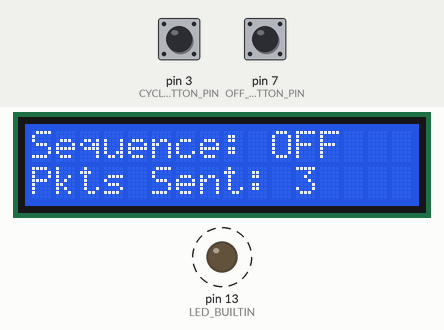
A sketch run on a simulated Arduino Uno, built with avr-gcc and run on an emulated ATmega328P. Parts: 16×2 character LCD, output pins drawn as LEDs (lit = HIGH). Dashed ring = blinking. The test bench sets the inputs (shaded band); at power-on: pin 3 (CYCLE_BUTTON_PIN) HIGH, pin 7 (OFF_BUTTON_PIN) HIGH. No radio packets arrive unless stated; pins used as bus, display or sensor lines are not drawn.

Above: at 2.3 s.
2.4 s: pin 3 (CYCLE_BUTTON_PIN) pulled LOW for 0.15 s
At 2.74 s:
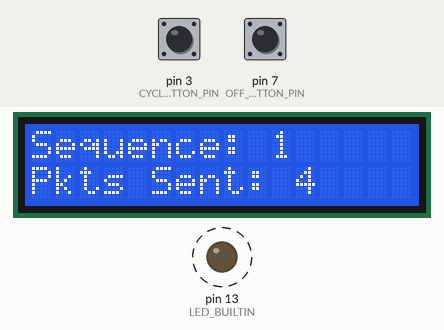
3.1 s: pin 7 (OFF_BUTTON_PIN) pulled LOW for 0.15 s
At 3.44 s:
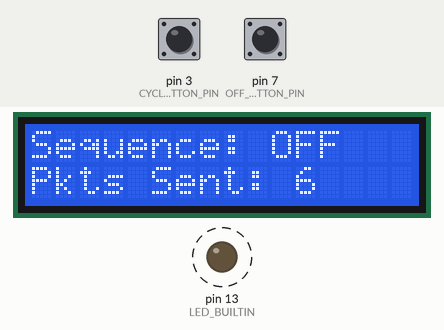
3.8 s: pin 3 (CYCLE_BUTTON_PIN) pulled LOW for 1 s
At 4.14 s:
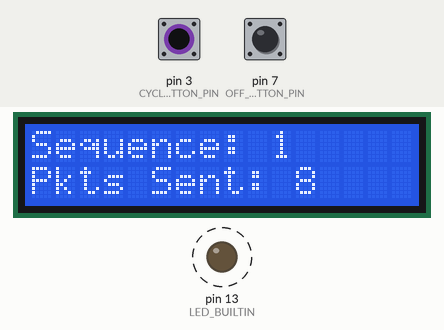
5.4 s: pin 7 (OFF_BUTTON_PIN) pulled LOW for 1 s
At 5.74 s:
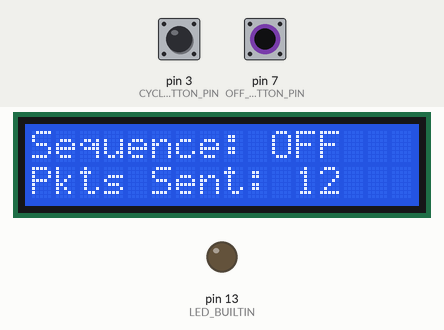
Timing chart, 0 to 8.0 s (numbered marks = the images above; inputs shaded):
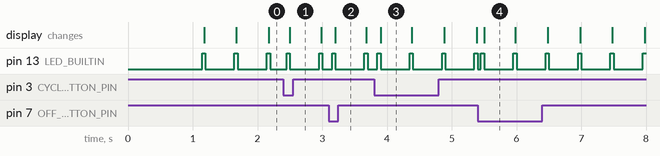

Measured:
- after the input at 2.4 s, the display: changes after 0.10 s (image 1)
- after the input at 3.1 s, the display: changes after 0.10 s (image 2)
- after the input at 3.8 s, the display: changes after 0.10 s (image 3)
- after the input at 5.4 s, the display: changes after 0.10 s (image 4)
- by itself, pin 13 (LED_BUILTIN): repeats every 0.50 s: HIGH 0.05 s, LOW 0.45 s
- what the display in image 4 shows lasts 0.5 s, from 5.5 s to 6.0 s

The sketch:

Arduino_Uno_R3_Remote_RadioHead_20250901.ino
```cpp
/**
 * @file uno_remote_radiohead.ino
 * @brief Remote control with non-blocking transmission for maximum responsiveness.
 * @version 7.3
 * @date 2025-09-01
 *
 * V7.3 Changes:
 * - Added a dedicated "OFF" button on pin 7.
 * - Restored "Summerville Band" startup message on the LCD.
 *
 * V7.2 Changes:
 * - Corrected the button debouncing logic to reliably detect every press.
 *
 * V7.1 Changes:
 * - Removed blocking `waitPacketSent()` call to ensure the main loop is never
 * halted, making the button instantly responsive.
 * - Removed the spinning heartbeat indicator from the LCD display.
 *
 * V7.0 Changes:
 * - Ported all radio functions from RadioLib to RadioHead (RH_RF69).
 * - Implemented a struct-based packet for efficient and reliable transmission.
 */

// ============================ LIBRARIES ============================
#include <SPI.h>
#include <RH_RF69.h> // Using RadioHead library
#include <Wire.h>
#include <LiquidCrystal_I2C.h>

// ====================== HARDWARE & SYSTEM CONFIG ===================
#define CYCLE_BUTTON_PIN    3
#define OFF_BUTTON_PIN      7
#define HEARTBEAT_INTERVAL  500       // Send current sequence every 500ms
#define LCD_TIMEOUT_MS      300000UL  // 5 minutes for LCD backlight timeout
#define DEBOUNCE_DELAY_MS   50        // 50ms for debounce

// --- RFM69 Radio (RadioHead Configuration) ---
#define RF69_FREQ           915.0
#define RF69_CS_PIN         10
#define RF69_INT_PIN        2
#define RF69_RST_PIN        9
const char ENCRYPTKEY[] = "GoMarchingBand!!";

// Initialize the RadioHead driver
RH_RF69 driver(RF69_CS_PIN, RF69_INT_PIN);

// --- I2C LCD ---
LiquidCrystal_I2C lcd(0x27, 16, 2);

// =========================== DATA & STATE ==========================
// Using a struct for radio packets is more efficient than strings.
struct RadioPacket {
    uint32_t packetCounter;
    uint8_t  sequenceId;
};

uint8_t currentSequence = 0; // 0 = off, 1-5 = sequences
unsigned long lastHeartbeatTime = 0;
uint32_t packetCounter = 0;

// --- Display ---
bool displayNeedsUpdate = true;
unsigned long lastActivityTime = 0;
bool lcdBacklightOn = true;

// --- Button Debouncing (Cycle Button) ---
byte cycleButtonState = HIGH;
byte lastCycleButtonState = HIGH;
unsigned long lastCycleDebounceTime = 0;

// --- Button Debouncing (Off Button) ---
byte offButtonState = HIGH;
byte lastOffButtonState = HIGH;
unsigned long lastOffDebounceTime = 0;

// --- Built-in LED blink ---
bool ledIsOn = false;
unsigned long ledOnTime = 0;


// ========================= TRANSMISSION ============================
void transmitSequence() {
    RadioPacket packet;
    packet.sequenceId = currentSequence;
    packet.packetCounter = ++packetCounter;

    driver.send((uint8_t*)&packet, sizeof(packet));

    digitalWrite(LED_BUILTIN, HIGH);
    ledIsOn = true;
    ledOnTime = millis();
}

// ======================== DISPLAY & UI =============================
void updateDisplay() {
    // Line 0: Sequence Status
    lcd.setCursor(0, 0);
    if (currentSequence == 0) {
        lcd.print(F("Sequence: OFF   ")); // Pad with spaces to clear line
    } else {
        lcd.print(F("Sequence: "));
        lcd.print(currentSequence);
        lcd.print(F("      "));
    }

    // Line 1: Packet Counter
    lcd.setCursor(0, 1);
    lcd.print(F("Pkts Sent: "));
    lcd.print(packetCounter);
    lcd.print(F("   ")); // Erase rest of line

    displayNeedsUpdate = false;
}

// ========================== BUTTON HANDLING ========================
bool checkCycleButtonPress() {
    bool pressed = false;
    int reading = digitalRead(CYCLE_BUTTON_PIN);
    if (reading != lastCycleButtonState) { lastCycleDebounceTime = millis(); }
    if ((millis() - lastCycleDebounceTime) > DEBOUNCE_DELAY_MS) {
        if (reading != cycleButtonState) {
            cycleButtonState = reading;
            if (cycleButtonState == LOW) { pressed = true; }
        }
    }
    lastCycleButtonState = reading;
    return pressed;
}

bool checkOffButtonPress() {
    bool pressed = false;
    int reading = digitalRead(OFF_BUTTON_PIN);
    if (reading != lastOffButtonState) { lastOffDebounceTime = millis(); }
    if ((millis() - lastOffDebounceTime) > DEBOUNCE_DELAY_MS) {
        if (reading != offButtonState) {
            offButtonState = reading;
            if (offButtonState == LOW) { pressed = true; }
        }
    }
    lastOffButtonState = reading;
    return pressed;
}


// =============================== SETUP =============================
void setup() {
    Serial.begin(115200);
    pinMode(LED_BUILTIN, OUTPUT);
    pinMode(CYCLE_BUTTON_PIN, INPUT_PULLUP);
    pinMode(OFF_BUTTON_PIN, INPUT_PULLUP);
    pinMode(RF69_RST_PIN, OUTPUT);
    digitalWrite(RF69_RST_PIN, LOW);

    lcd.init();
    lcd.backlight();
    lcd.setCursor(0, 0);
    lcd.print(F("Summerville Band"));
    lcd.setCursor(0, 1);
    lcd.print(F("Initializing..."));
    delay(1000);

    // --- RadioHead Initialization Sequence ---
    digitalWrite(RF69_RST_PIN, HIGH);
    delay(10);
    digitalWrite(RF69_RST_PIN, LOW);
    delay(10);

    if (!driver.init()) {
        lcd.clear();
        lcd.setCursor(0, 0);
        lcd.print(F("RADIO FAIL!"));
        while (true);
    }

    if (!driver.setFrequency(RF69_FREQ)) {
        lcd.clear();
        lcd.setCursor(0, 0);
        lcd.print(F("FREQ SET FAIL!"));
        while (true);
    }

    driver.setTxPower(20, true);
    driver.setEncryptionKey((uint8_t*)ENCRYPTKEY);

    lastActivityTime = millis();
    updateDisplay();
}

// ================================ LOOP =============================
void loop() {
    // 1. Handle Input
    if (checkCycleButtonPress()) {
        lastActivityTime = millis();
        if (!lcdBacklightOn) { lcd.backlight(); lcdBacklightOn = true; }

        currentSequence++;
        if (currentSequence > 5) {
            currentSequence = 0;
        }

        transmitSequence();
        lastHeartbeatTime = millis();
        displayNeedsUpdate = true;
    }

    if (checkOffButtonPress()) {
        lastActivityTime = millis();
        if (!lcdBacklightOn) { lcd.backlight(); lcdBacklightOn = true; }

        if (currentSequence != 0) {
            currentSequence = 0;
            transmitSequence();
            lastHeartbeatTime = millis();
            displayNeedsUpdate = true;
        }
    }

    // 2. Handle Timed Actions
    if (millis() - lastHeartbeatTime >= HEARTBEAT_INTERVAL) {
        lastHeartbeatTime = millis();
        transmitSequence();
        displayNeedsUpdate = true;
    }

    if (lcdBacklightOn && (millis() - lastActivityTime > LCD_TIMEOUT_MS)) {
        lcd.noBacklight();
        lcdBacklightOn = false;
    }

    if (ledIsOn && (millis() - ledOnTime >= 50)) {
        digitalWrite(LED_BUILTIN, LOW);
        ledIsOn = false;
    }

    // 3. Update Display (if needed)
    if (displayNeedsUpdate) {
        updateDisplay();
    }
}
```
